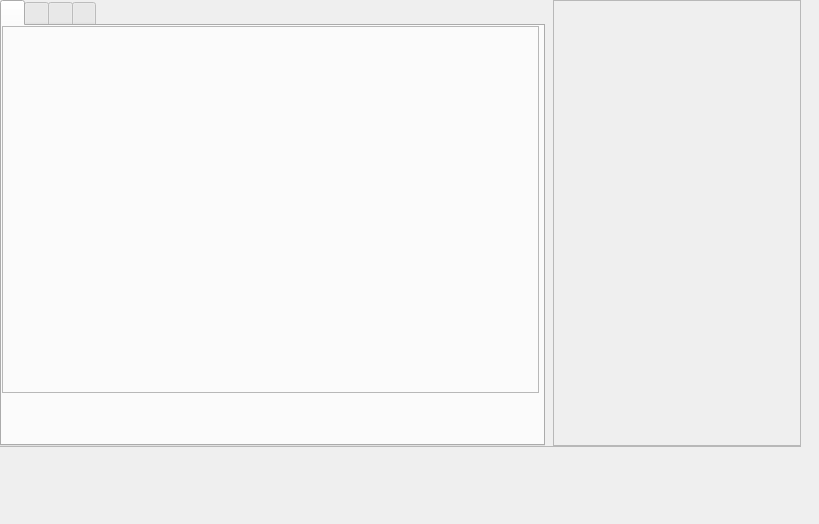
<?xml version="1.0" encoding="UTF-8"?>
<ui version="4.0">
  <class>MDIMetaRoom</class>
  <widget class="QWidget" name="MDIMetaRoom">
    <property name="geometry">
      <rect>
        <x>0</x>
        <y>0</y>
        <width>819</width>
        <height>524</height>
      </rect>
    </property>
    <property name="windowTitle">
      <string>MDIMetaRoom</string>
    </property>
    <widget class="QSplitter" name="Splitter1">
      <property name="geometry">
        <rect>
          <x>545</x>
          <y>0</y>
          <width>1</width>
          <height>446</height>
        </rect>
      </property>
    </widget>
    <widget class="QTabWidget" name="PCNode">
      <property name="geometry">
        <rect>
          <x>0</x>
          <y>0</y>
          <width>545</width>
          <height>446</height>
        </rect>
      </property>
      <widget class="QWidget" name="tsInterface">
        <property name="geometry">
          <rect>
            <x>0</x>
            <y>0</y>
            <width>1</width>
            <height>1</height>
          </rect>
        </property>
        <widget class="QFrame" name="MAS">
          <property name="geometry">
            <rect>
              <x>0</x>
              <y>0</y>
              <width>537</width>
              <height>367</height>
            </rect>
          </property>
          <property name="frameShape">
            <enum>QFrame::StyledPanel</enum>
          </property>
        </widget>
        <widget class="QFrame" name="pInterface">
          <property name="geometry">
            <rect>
              <x>0</x>
              <y>0</y>
              <width>537</width>
              <height>1</height>
            </rect>
          </property>
          <property name="frameShape">
            <enum>QFrame::StyledPanel</enum>
          </property>
        </widget>
      </widget>
      <widget class="QWidget" name="tsAttributes">
        <property name="geometry">
          <rect>
            <x>0</x>
            <y>0</y>
            <width>1</width>
            <height>1</height>
          </rect>
        </property>
        <widget class="QSplitter" name="Splitter2">
          <property name="geometry">
            <rect>
              <x>0</x>
              <y>0</y>
              <width>537</width>
              <height>1</height>
            </rect>
          </property>
        </widget>
        <widget class="QFrame" name="Attributes">
          <property name="geometry">
            <rect>
              <x>0</x>
              <y>0</y>
              <width>537</width>
              <height>1</height>
            </rect>
          </property>
          <property name="frameShape">
            <enum>QFrame::StyledPanel</enum>
          </property>
        </widget>
        <widget class="QFrame" name="TB">
          <property name="geometry">
            <rect>
              <x>0</x>
              <y>0</y>
              <width>537</width>
              <height>255</height>
            </rect>
          </property>
          <property name="frameShape">
            <enum>QFrame::StyledPanel</enum>
          </property>
        </widget>
      </widget>
      <widget class="QWidget" name="tsDrawView">
        <property name="geometry">
          <rect>
            <x>0</x>
            <y>0</y>
            <width>1</width>
            <height>1</height>
          </rect>
        </property>
        <widget class="QFrame" name="PanelDraw">
          <property name="geometry">
            <rect>
              <x>0</x>
              <y>0</y>
              <width>537</width>
              <height>400</height>
            </rect>
          </property>
          <property name="frameShape">
            <enum>QFrame::StyledPanel</enum>
          </property>
        </widget>
      </widget>
      <widget class="QWidget" name="tsRoom">
        <property name="geometry">
          <rect>
            <x>0</x>
            <y>0</y>
            <width>1</width>
            <height>1</height>
          </rect>
        </property>
        <property name="windowTitle">
          <string>Area</string>
        </property>
        <widget class="QTreeWidget" name="LV">
          <property name="geometry">
            <rect>
              <x>0</x>
              <y>32</y>
              <width>230</width>
              <height>366</height>
            </rect>
          </property>
        </widget>
        <widget class="QToolBar" name="ToolBar1">
          <property name="geometry">
            <rect>
              <x>269</x>
              <y>9</y>
              <width>43</width>
              <height>38</height>
            </rect>
          </property>
          <property name="windowTitle">
            <string>ToolBar1</string>
          </property>
          <widget class="QWidget" name="tbtAdd">
            <property name="geometry">
              <rect>
                <x>0</x>
                <y>0</y>
                <width>1</width>
                <height>1</height>
              </rect>
            </property>
            <property name="windowTitle">
              <string>Add</string>
            </property>
          </widget>
          <widget class="QWidget" name="tbtDel">
            <property name="geometry">
              <rect>
                <x>0</x>
                <y>19</y>
                <width>1</width>
                <height>1</height>
              </rect>
            </property>
            <property name="windowTitle">
              <string>Delete</string>
            </property>
          </widget>
        </widget>
        <widget class="QComboBox" name="cbDM">
          <property name="geometry">
            <rect>
              <x>0</x>
              <y>8</y>
              <width>264</width>
              <height>21</height>
            </rect>
          </property>
          <item>
            <property name="text">
              <string>( #1054#1073#1083#1072#1089#1090#1100</string>
            </property>
          </item>
          <item>
            <property name="text">
              <string>#1086#1075#1088#1072#1085#1080#1095#1077#1085#1085#1072#1103 #1054#1073#1083#1072#1089#1090#1100</string>
            </property>
          </item>
          <item>
            <property name="text">
              <string>#1079#1072#1085#1103#1090#1072#1103)</string>
            </property>
          </item>
        </widget>
      </widget>
    </widget>
    <widget class="QFrame" name="Panel1">
      <property name="geometry">
        <rect>
          <x>0</x>
          <y>446</y>
          <width>801</width>
          <height>1</height>
        </rect>
      </property>
      <property name="frameShape">
        <enum>QFrame::StyledPanel</enum>
      </property>
    </widget>
    <widget class="QFrame" name="Panel2">
      <property name="geometry">
        <rect>
          <x>553</x>
          <y>0</y>
          <width>248</width>
          <height>446</height>
        </rect>
      </property>
      <property name="frameShape">
        <enum>QFrame::StyledPanel</enum>
      </property>
    </widget>
  </widget>
  <resources/>
  <connections/>
</ui>
